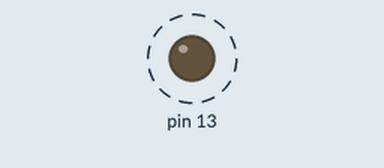
Recording of a sketch running on a simulated Arduino Uno, built with avr-gcc and run on an emulated ATmega328P. Parts: output pins drawn as LEDs (lit = HIGH). Dashed ring = blinking. What the sketch prints to the serial monitor is not drawn.

Above: at 1.1 s.
Timing chart, 0 to 3.5 s (numbered marks = the images above):
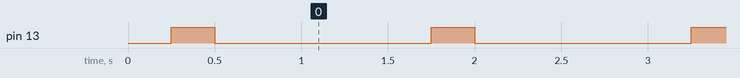

The sketch:

Lab1_5.ino
```cpp
int i;
void setup() {
  i=0;
  Serial.begin(9600);
  pinMode(13,OUTPUT);
}

void loop() {
  digitalWrite(13,LOW);
  delay(250);
  digitalWrite(13,HIGH);
  delay(250);
  i++;
  Serial.print("Round : ");
  Serial.println(i);
  digitalWrite(13,LOW);
  delay(1000);


}
```

Measured:
- by itself, pin 13: alternates HIGH for 0.25 s and LOW for 1.3 s
